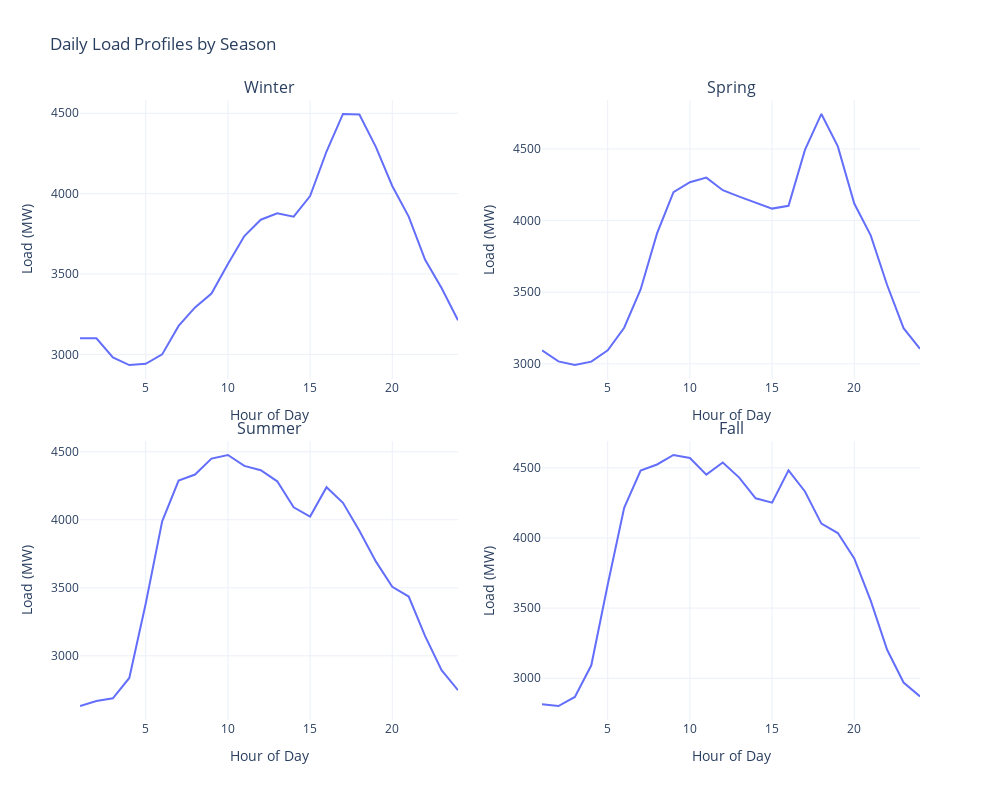

The notebook cell saved with this chart:
### Code cell
winter_data = daily_data[daily_data["season"]=="Winter"].iloc[0]
spring_data = daily_data[daily_data["season"]=="Spring"].iloc[0]
summer_data = daily_data[daily_data["season"]=="Summer"].iloc[0]
fall_data = daily_data[daily_data["season"]=="Fall"].iloc[0]

# Create a 2x2 subplot grid
fig = sp.make_subplots(
    rows=2, 
    cols=2,
    subplot_titles=("Winter", "Spring", "Summer", "Fall"),
    vertical_spacing=0.1,
    horizontal_spacing=0.1
)

# Add each plot to the subplot grid
fig.add_trace(
    px.line(x=range(1, 25), y=winter_data["DK_load_actual_entsoe_transparency"]).data[0],
    row=1, col=1
)

fig.add_trace(
    px.line(x=range(1, 25), y=spring_data["DK_load_actual_entsoe_transparency"]).data[0],
    row=1, col=2
)

fig.add_trace(
    px.line(x=range(1, 25), y=summer_data["DK_load_actual_entsoe_transparency"]).data[0],
    row=2, col=1
)

fig.add_trace(
    px.line(x=range(1, 25), y=fall_data["DK_load_actual_entsoe_transparency"]).data[0],
    row=2, col=2
)

# Update layout for all subplots
fig.update_layout(
    height=800,
    width=1000,
    title_text="Daily Load Profiles by Season",
    showlegend=False,
    template="plotly_white"
)

# Add axis labels to all subplots
for i in range(1, 3):
    for j in range(1, 3):
        fig.update_xaxes(title_text="Hour of Day", row=i, col=j)
        fig.update_yaxes(title_text="Load (MW)", row=i, col=j)

# Show the plot
fig.show()

### Figure 1 — Plotly figure (JSON) as saved in the notebook; plotly's stock layout.template omitted (floating-point values rounded to 4 significant figures)
{"data": [{"hovertemplate": "x=%{x}<br>y=%{y}<extra></extra>", "legendgroup": "", "line": {"color": "#636efa", "dash": "solid"}, "marker": {"symbol": "circle"}, "mode": "lines", "name": "", "orientation": "v", "showlegend": false, "type": "scatter", "x": [1, 2, 3, 4, 5, 6, 7, 8, 9, 10, 11, 12, 13, 14, 15, 16, 17, 18, 19, 20, 21, 22, 23, 24], "xaxis": "x", "y": [3100.0, 3100.0, 2980.0, 2933.0, 2942.0, 3000.0, 3177.0, 3292.0, 3379.0, 3563.0, 3736.0, 3838.0, 3878.0, 3856.0, 3985.0, 4262.0, 4496.0, 4492.0, 4291.0, 4048.0, 3857.0, 3588.0, 3413.0, 3212.0], "yaxis": "y"}, {"hovertemplate": "x=%{x}<br>y=%{y}<extra></extra>", "legendgroup": "", "line": {"color": "#636efa", "dash": "solid"}, "marker": {"symbol": "circle"}, "mode": "lines", "name": "", "orientation": "v", "showlegend": false, "type": "scatter", "x": [1, 2, 3, 4, 5, 6, 7, 8, 9, 10, 11, 12, 13, 14, 15, 16, 17, 18, 19, 20, 21, 22, 23, 24], "xaxis": "x2", "y": [3094.0, 3017.0, 2992.0, 3015.0, 3094.0, 3252.0, 3519.0, 3910.0, 4198.0, 4268.0, 4300.0, 4212.0, 4168.0, 4125.0, 4084.0, 4103.0, 4494.0, 4745.0, 4518.0, 4119.0, 3897.0, 3550.0, 3249.0, 3105.0], "yaxis": "y2"}, {"hovertemplate": "x=%{x}<br>y=%{y}<extra></extra>", "legendgroup": "", "line": {"color": "#636efa", "dash": "solid"}, "marker": {"symbol": "circle"}, "mode": "lines", "name": "", "orientation": "v", "showlegend": false, "type": "scatter", "x": [1, 2, 3, 4, 5, 6, 7, 8, 9, 10, 11, 12, 13, 14, 15, 16, 17, 18, 19, 20, 21, 22, 23, 24], "xaxis": "x3", "y": [2631.0, 2668.0, 2687.0, 2837.0, 3385.0, 3989.0, 4288.0, 4333.0, 4450.0, 4477.0, 4396.0, 4365.0, 4283.0, 4092.0, 4024.0, 4240.0, 4125.0, 3919.0, 3694.0, 3507.0, 3436.0, 3145.0, 2894.0, 2747.0], "yaxis": "y3"}, {"hovertemplate": "x=%{x}<br>y=%{y}<extra></extra>", "legendgroup": "", "line": {"color": "#636efa", "dash": "solid"}, "marker": {"symbol": "circle"}, "mode": "lines", "name": "", "orientation": "v", "showlegend": false, "type": "scatter", "x": [1, 2, 3, 4, 5, 6, 7, 8, 9, 10, 11, 12, 13, 14, 15, 16, 17, 18, 19, 20, 21, 22, 23, 24], "xaxis": "x4", "y": [2814.0, 2802.0, 2866.0, 3092.0, 3668.0, 4215.0, 4480.0, 4524.0, 4592.0, 4570.0, 4452.0, 4538.0, 4430.0, 4283.0, 4252.0, 4482.0, 4332.0, 4102.0, 4035.0, 3854.0, 3554.0, 3203.0, 2969.0, 2870.0], "yaxis": "y4"}], "layout": {"annotations": [{"font": {"size": 16}, "showarrow": false, "text": "Winter", "x": 0.225, "xanchor": "center", "xref": "paper", "y": 1, "yanchor": "bottom", "yref": "paper"}, {"font": {"size": 16}, "showarrow": false, "text": "Spring", "x": 0.775, "xanchor": "center", "xref": "paper", "y": 1, "yanchor": "bottom", "yref": "paper"}, {"font": {"size": 16}, "showarrow": false, "text": "Summer", "x": 0.225, "xanchor": "center", "xref": "paper", "y": 0.45, "yanchor": "bottom", "yref": "paper"}, {"font": {"size": 16}, "showarrow": false, "text": "Fall", "x": 0.775, "xanchor": "center", "xref": "paper", "y": 0.45, "yanchor": "bottom", "yref": "paper"}], "height": 800, "showlegend": false, "title": {"text": "Daily Load Profiles by Season"}, "width": 1000, "xaxis": {"anchor": "y", "domain": [0, 0.45], "title": {"text": "Hour of Day"}}, "xaxis2": {"anchor": "y2", "domain": [0.55, 1], "title": {"text": "Hour of Day"}}, "xaxis3": {"anchor": "y3", "domain": [0, 0.45], "title": {"text": "Hour of Day"}}, "xaxis4": {"anchor": "y4", "domain": [0.55, 1], "title": {"text": "Hour of Day"}}, "yaxis": {"anchor": "x", "domain": [0.55, 1], "title": {"text": "Load (MW)"}}, "yaxis2": {"anchor": "x2", "domain": [0.55, 1], "title": {"text": "Load (MW)"}}, "yaxis3": {"anchor": "x3", "domain": [0, 0.45], "title": {"text": "Load (MW)"}}, "yaxis4": {"anchor": "x4", "domain": [0, 0.45], "title": {"text": "Load (MW)"}}}}
